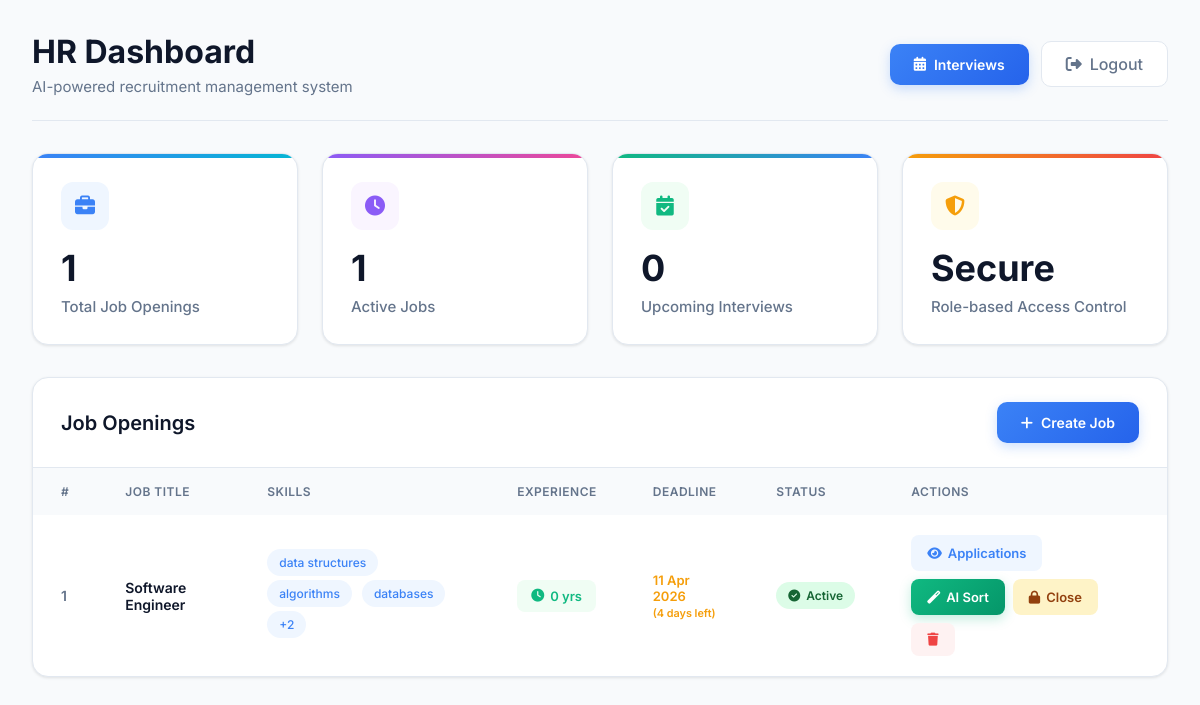
The page /hr-dashboard (signed in) on the database its author committed.
### app.py (models this page shows)
class JobAnalysis(db.Model):
    __tablename__ = "job_analysis"
    id = db.Column(db.Integer, primary_key=True)
    job_title = db.Column(db.String(200))
    required_skills = db.Column(db.Text)
    min_experience = db.Column(db.Integer)
    deadline = db.Column(db.Date)
    status = db.Column(db.String(20), default="Active")
    created_at = db.Column(db.DateTime, default=datetime.utcnow)

### app.py (the view)
@app.route("/hr-dashboard")
def hr_dashboard():
    if not session.get("hr_logged_in"):
        return redirect("/admin-login")
    check_and_close_expired_jobs()
    jobs = JobAnalysis.query.order_by(JobAnalysis.created_at.desc()).all()
    jobs_with_meta = []
    for job in jobs:
        days_remaining = get_days_remaining(job)
        jobs_with_meta.append({
            'job': job,
            'days_remaining': days_remaining if days_remaining is not None else -999,
            'has_deadline': job.deadline is not None,
            'status_badge': get_job_status_badge(job)
        })
    upcoming_interviews = InterviewSchedule.query.filter(
        InterviewSchedule.status == 'Scheduled',
        InterviewSchedule.interview_date > datetime.now()
    ).count()
    return render_template("hr_dashboard.html",
                         jobs_with_meta=jobs_with_meta,
                         upcoming_interviews=upcoming_interviews)

### app.py (called while the page is built)
def check_and_close_expired_jobs():
    today = date.today()
    expired_jobs = JobAnalysis.query.filter(
        JobAnalysis.deadline < today,
        JobAnalysis.status == 'Active'
    ).all()
    for job in expired_jobs:
        job.status = 'Closed'
    if expired_jobs:
        db.session.commit()
        print(f"[AUTO-CLOSE] Closed {len(expired_jobs)} expired job(s)")
    return len(expired_jobs)

def get_job_status_badge(job):
    if job.status == 'Closed':
        return 'closed'
    elif job.deadline and job.deadline < date.today():
        return 'expired'
    elif job.deadline:
        days_left = (job.deadline - date.today()).days
        if days_left <= 3:
            return 'urgent'
        elif days_left <= 7:
            return 'warning'
    return 'active'

def get_days_remaining(job):
    if not job.deadline:
        return None
    if job.status == 'Closed':
        return -1
    days = (job.deadline - date.today()).days
    return days if days >= 0 else -1

### templates/hr_dashboard.html (shortened to what this page needs)
<!DOCTYPE html>
<html lang="en">
<head>
    <link rel="stylesheet" href="https://cdnjs.cloudflare.com/ajax/libs/font-awesome/6.4.0/css/all.min.css">
</head>
<body>
<div class="dashboard-wrapper">
    <header class="dashboard-header">
        <div>
            <h1>HR Dashboard</h1>
            <p>AI-powered recruitment management system</p>
        </div>
        <div class="header-actions">
            <a href="/hr/interviews" class="btn-interviews">
                <i class="fas fa-calendar-alt"></i> Interviews
            </a>
            <a href="/logout" class="btn-logout">
                <i class="fas fa-sign-out-alt"></i> Logout
            </a>
        </div>
    </header>
    <section class="stats-grid">
        <div class="stat-card">
            <div class="stat-icon">
                <i class="fas fa-briefcase"></i>
            </div>
            <h3>{{ jobs_with_meta|length }}</h3>
            <span>Total Job Openings</span>
        </div>
        <div class="stat-card">
            <div class="stat-icon">
                <i class="fas fa-clock"></i>
            </div>
            <h3>{{ jobs_with_meta|selectattr('job.status', 'equalto', 'Active')|list|length }}</h3>
            <span>Active Jobs</span>
        </div>
        <div class="stat-card">
            <div class="stat-icon">
                <i class="fas fa-calendar-check"></i>
            </div>
            <h3>{{ upcoming_interviews }}</h3>
            <span>Upcoming Interviews</span>
        </div>
        <div class="stat-card">
            <div class="stat-icon">
                <i class="fas fa-shield-alt"></i>
            </div>
            <h3>Secure</h3>
            <span>Role-based Access Control</span>
        </div>
    </section>
    <section class="card">
        <div class="card-header">
            <h2>Job Openings</h2>
            <a href="/create-job" class="btn-primary">
                <i class="fas fa-plus"></i> Create Job
            </a>
        </div>
        {% if jobs_with_meta %}
        <table class="modern-table">
            <thead>
                <tr>
                    <th>#</th>
                    <th>Job Title</th>
                    <th>Skills</th>
                    <th>Experience</th>
                    <th>Deadline</th>
                    <th>Status</th>
                    <th>Actions</th>
                </tr>
            </thead>
            <tbody>
                {% for item in jobs_with_meta %}
                <tr>
                    <td style="color: #64748b; font-weight: 600;">{{ loop.index }}</td>
                    <td class="job-title">{{ item.job.job_title }}</td>
                    <td>
                        {% for skill in item.job.required_skills.split(",")[:3] %}
                            <span class="badge">{{ skill.strip() }}</span>
                        {% endfor %}
                        {% if item.job.required_skills.split(",")|length > 3 %}
                            <span class="badge">+{{ item.job.required_skills.split(",")|length - 3 }}</span>
                        {% endif %}
                    </td>
                    <td>
                        <span class="exp-badge">
                            <i class="fas fa-clock"></i> {{ item.job.min_experience }} yrs
                        </span>
                    </td>
                    <td>
                        {% if item.job.deadline %}
                            <div class="deadline-text {% if item.days_remaining <= 3 and item.days_remaining >= 0 %}urgent{% elif item.days_remaining <= 7 and item.days_remaining >= 0 %}warning{% endif %}">
                                {{ item.job.deadline.strftime('%d %b %Y') }}
                                {% if item.days_remaining >= 0 %}
                                    <br><small>({{ item.days_remaining }} days left)</small>
                                {% else %}
                                    <br><small>(Expired)</small>
                                {% endif %}
                            </div>
                        {% else %}
                            <span class="deadline-text">No deadline</span>
                        {% endif %}
                    </td>
                    <td>
                        {% if item.job.status == 'Closed' %}
                            <span class="status-badge status-closed">
                                <i class="fas fa-lock"></i> Closed
                            </span>
                        {% elif item.status_badge == 'expired' %}
                            <span class="status-badge status-expired">
                                <i class="fas fa-calendar-times"></i> Expired
                            </span>
                        {% elif item.status_badge == 'urgent' %}
                            <span class="status-badge status-urgent">
                                <i class="fas fa-exclamation-circle"></i> Closing Soon
                            </span>
                        {% else %}
                            <span class="status-badge status-active">
                                <i class="fas fa-check-circle"></i> Active
                            </span>
                        {% endif %}
                    </td>
                    <td>
                        <div class="action-group">
                            <a href="/hr/applications/{{ item.job.id }}" class="btn-view">
                                <i class="fas fa-eye"></i> Applications
                            </a>
                            <a href="/hr/sort/{{ item.job.id }}" class="btn-ai">
                                <i class="fas fa-magic"></i> AI Sort
                            </a>
                            {% if item.job.status == 'Active' and item.has_deadline and item.days_remaining >= 0 %}
                                <a href="/hr/close-job/{{ item.job.id }}" class="btn-close" onclick="return confirm('Close this job? Candidates will no longer be able to apply.')">
                                    <i class="fas fa-lock"></i> Close
                                </a>
                            {% elif item.job.status == 'Closed' %}
                                <a href="/hr/reopen-job/{{ item.job.id }}" class="btn-reopen" onclick="return confirm('Reopen this job? Deadline will be extended by 7 days.')">
                                    <i class="fas fa-redo"></i> Reopen
                                </a>
                            {% endif %}
                            <a href="/hr/delete-job/{{ item.job.id }}" class="btn-delete" onclick="return confirm('Are you sure you want to delete this job? All applications and results will be removed.')">
                                <i class="fas fa-trash"></i>
                            </a>
                        </div>
                    </td>
                </tr>
                {% endfor %}
            </tbody>
        </table>
        {% else %}
            <div class="empty">No jobs created yet. <a href="/create-job" style="color: #3b82f6;">Create your first job</a></div>
        {% endif %}
    </section>
</div>
</body>
</html>

### rows shown on the page
JobAnalysis: job.job_title "Software Engineer", job.min_experience "0", job.deadline "11 Apr 2026", status "Active" (drawn)

### other values the page prints
{{ jobs_with_meta|length }} "1"
{{ upcoming_interviews }} "0"
{{ skill.strip() }} "data structures" "algorithms" "databases"
{{ item.job.required_skills.split(",")|length - 3 }} "2"
{{ item.days_remaining }} "4"
